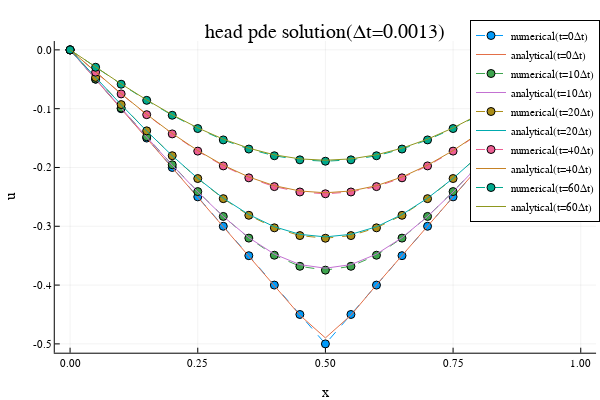

The cell this chart's notebook holds for it:
### Code cell
Δt = 0.0013
heat_pde_plots(x,t₁₃,U₁₃;Δt=Δt)
title!("head pde solution(Δt=$Δt)")

### Figure 1 — Plotly figure (JSON) as saved in the notebook; plotly's stock layout.template omitted (floating-point values rounded to 4 significant figures)
{"data": [{"colorbar": {"len": 0.8657, "title": {"text": ""}, "x": 0.9934, "y": 0.5087}, "legendgroup": "numerical(t=0Δt)", "line": {"color": "rgba(0, 154, 250, 1.000)", "dash": "dash", "shape": "linear", "width": 1}, "marker": {"color": "rgba(0, 154, 250, 1.000)", "line": {"color": "rgba(0, 0, 0, 1)", "width": 1}, "size": 8, "symbol": "circle"}, "mode": "lines+markers", "name": "numerical(t=0Δt)", "showlegend": true, "type": "scatter", "x": [0, 0.05, 0.1, 0.15, 0.2, 0.25, 0.3, 0.35, 0.4, 0.45, 0.5, 0.55, 0.6, 0.65, 0.7, 0.75, 0.8, 0.85, 0.9, 0.95, 1], "xaxis": "x", "y": [0, -0.05, -0.1, -0.15, -0.2, -0.25, -0.3, -0.35, -0.4, -0.45, -0.5, -0.45, -0.4, -0.35, -0.3, -0.25, -0.2, -0.15, -0.1, -0.05, 0], "yaxis": "y"}, {"colorbar": {"len": 0.8657, "title": {"text": ""}, "x": 0.9934, "y": 0.5087}, "legendgroup": "analytical(t=0Δt)", "line": {"color": "rgba(227, 111, 71, 1.000)", "dash": "solid", "shape": "linear", "width": 1}, "mode": "lines", "name": "analytical(t=0Δt)", "showlegend": true, "type": "scatter", "x": [0, 0.05, 0.1, 0.15, 0.2, 0.25, 0.3, 0.35, 0.4, 0.45, 0.5, 0.55, 0.6, 0.65, 0.7, 0.75, 0.8, 0.85, 0.9, 0.95, 1], "xaxis": "x", "y": [0, -0.05001, -0.09998, -0.15, -0.2, -0.2501, -0.2999, -0.3502, -0.3996, -0.4512, -0.4899, -0.4512, -0.3996, -0.3502, -0.2999, -0.2501, -0.2, -0.15, -0.09998, -0.05001, -1.954e-18], "yaxis": "y"}, {"colorbar": {"len": 0.8657, "title": {"text": ""}, "x": 0.9934, "y": 0.5087}, "legendgroup": "numerical(t=10Δt)", "line": {"color": "rgba(62, 164, 78, 1.000)", "dash": "dash", "shape": "linear", "width": 1}, "marker": {"color": "rgba(62, 164, 78, 1.000)", "line": {"color": "rgba(0, 0, 0, 1)", "width": 1}, "size": 8, "symbol": "circle"}, "mode": "lines+markers", "name": "numerical(t=10Δt)", "showlegend": true, "type": "scatter", "x": [0, 0.05, 0.1, 0.15, 0.2, 0.25, 0.3, 0.35, 0.4, 0.45, 0.5, 0.55, 0.6, 0.65, 0.7, 0.75, 0.8, 0.85, 0.9, 0.95, 1], "xaxis": "x", "y": [0, -0.04959, -0.09894, -0.1477, -0.1954, -0.241, -0.2832, -0.3201, -0.3492, -0.3681, -0.3746, -0.3681, -0.3492, -0.3201, -0.2832, -0.241, -0.1954, -0.1477, -0.09894, -0.04959, 0], "yaxis": "y"}, {"colorbar": {"len": 0.8657, "title": {"text": ""}, "x": 0.9934, "y": 0.5087}, "legendgroup": "analytical(t=10Δt)", "line": {"color": "rgba(195, 113, 210, 1.000)", "dash": "solid", "shape": "linear", "width": 1}, "mode": "lines", "name": "analytical(t=10Δt)", "showlegend": true, "type": "scatter", "x": [0, 0.05, 0.1, 0.15, 0.2, 0.25, 0.3, 0.35, 0.4, 0.45, 0.5, 0.55, 0.6, 0.65, 0.7, 0.75, 0.8, 0.85, 0.9, 0.95, 1], "xaxis": "x", "y": [0, -0.04977, -0.09932, -0.1483, -0.1961, -0.2416, -0.2834, -0.3194, -0.3474, -0.3652, -0.3713, -0.3652, -0.3474, -0.3194, -0.2834, -0.2416, -0.1961, -0.1483, -0.09932, -0.04977, -3.883e-17], "yaxis": "y"}, {"colorbar": {"len": 0.8657, "title": {"text": ""}, "x": 0.9934, "y": 0.5087}, "legendgroup": "numerical(t=20Δt)", "line": {"color": "rgba(172, 142, 24, 1.000)", "dash": "dash", "shape": "linear", "width": 1}, "marker": {"color": "rgba(172, 142, 24, 1.000)", "line": {"color": "rgba(0, 0, 0, 1)", "width": 1}, "size": 8, "symbol": "circle"}, "mode": "lines+markers", "name": "numerical(t=20Δt)", "showlegend": true, "type": "scatter", "x": [0, 0.05, 0.1, 0.15, 0.2, 0.25, 0.3, 0.35, 0.4, 0.45, 0.5, 0.55, 0.6, 0.65, 0.7, 0.75, 0.8, 0.85, 0.9, 0.95, 1], "xaxis": "x", "y": [0, -0.04688, -0.09305, -0.1377, -0.18, -0.2188, -0.253, -0.2813, -0.3026, -0.3158, -0.3203, -0.3158, -0.3026, -0.2813, -0.253, -0.2188, -0.18, -0.1377, -0.09305, -0.04688, 0], "yaxis": "y"}, {"colorbar": {"len": 0.8657, "title": {"text": ""}, "x": 0.9934, "y": 0.5087}, "legendgroup": "analytical(t=20Δt)", "line": {"color": "rgba(0, 170, 174, 1.000)", "dash": "solid", "shape": "linear", "width": 1}, "mode": "lines", "name": "analytical(t=20Δt)", "showlegend": true, "type": "scatter", "x": [0, 0.05, 0.1, 0.15, 0.2, 0.25, 0.3, 0.35, 0.4, 0.45, 0.5, 0.55, 0.6, 0.65, 0.7, 0.75, 0.8, 0.85, 0.9, 0.95, 1], "xaxis": "x", "y": [0, -0.04704, -0.0933, -0.138, -0.1801, -0.2185, -0.2523, -0.2801, -0.3008, -0.3137, -0.3181, -0.3137, -0.3008, -0.2801, -0.2523, -0.2185, -0.1801, -0.138, -0.0933, -0.04704, -3.677e-17], "yaxis": "y"}, {"colorbar": {"len": 0.8657, "title": {"text": ""}, "x": 0.9934, "y": 0.5087}, "legendgroup": "numerical(t=40Δt)", "line": {"color": "rgba(237, 94, 147, 1.000)", "dash": "dash", "shape": "linear", "width": 1}, "marker": {"color": "rgba(237, 94, 147, 1.000)", "line": {"color": "rgba(0, 0, 0, 1)", "width": 1}, "size": 8, "symbol": "circle"}, "mode": "lines+markers", "name": "numerical(t=40Δt)", "showlegend": true, "type": "scatter", "x": [0, 0.05, 0.1, 0.15, 0.2, 0.25, 0.3, 0.35, 0.4, 0.45, 0.5, 0.55, 0.6, 0.65, 0.7, 0.75, 0.8, 0.85, 0.9, 0.95, 1], "xaxis": "x", "y": [0, -0.03791, -0.07494, -0.1102, -0.1429, -0.1722, -0.1973, -0.2176, -0.2326, -0.2417, -0.2448, -0.2417, -0.2326, -0.2176, -0.1973, -0.1722, -0.1429, -0.1102, -0.07494, -0.03791, 0], "yaxis": "y"}, {"colorbar": {"len": 0.8657, "title": {"text": ""}, "x": 0.9934, "y": 0.5087}, "legendgroup": "analytical(t=40Δt)", "line": {"color": "rgba(198, 130, 37, 1.000)", "dash": "solid", "shape": "linear", "width": 1}, "mode": "lines", "name": "analytical(t=40Δt)", "showlegend": true, "type": "scatter", "x": [0, 0.05, 0.1, 0.15, 0.2, 0.25, 0.3, 0.35, 0.4, 0.45, 0.5, 0.55, 0.6, 0.65, 0.7, 0.75, 0.8, 0.85, 0.9, 0.95, 1], "xaxis": "x", "y": [0, -0.03775, -0.0746, -0.1097, -0.1422, -0.1712, -0.1961, -0.2162, -0.231, -0.24, -0.243, -0.24, -0.231, -0.2162, -0.1961, -0.1712, -0.1422, -0.1097, -0.0746, -0.03775, -2.955e-17], "yaxis": "y"}, {"colorbar": {"len": 0.8657, "title": {"text": ""}, "x": 0.9934, "y": 0.5087}, "legendgroup": "numerical(t=60Δt)", "line": {"color": "rgba(0, 169, 141, 1.000)", "dash": "dash", "shape": "linear", "width": 1}, "marker": {"color": "rgba(0, 169, 141, 1.000)", "line": {"color": "rgba(0, 0, 0, 1)", "width": 1}, "size": 8, "symbol": "circle"}, "mode": "lines+markers", "name": "numerical(t=60Δt)", "showlegend": true, "type": "scatter", "x": [0, 0.05, 0.1, 0.15, 0.2, 0.25, 0.3, 0.35, 0.4, 0.45, 0.5, 0.55, 0.6, 0.65, 0.7, 0.75, 0.8, 0.85, 0.9, 0.95, 1], "xaxis": "x", "y": [0, -0.02958, -0.05843, -0.08586, -0.1112, -0.1338, -0.1531, -0.1687, -0.1801, -0.187, -0.1894, -0.187, -0.1801, -0.1687, -0.1531, -0.1338, -0.1112, -0.08586, -0.05843, -0.02958, 0], "yaxis": "y"}, {"colorbar": {"len": 0.8657, "title": {"text": ""}, "x": 0.9934, "y": 0.5087}, "legendgroup": "analytical(t=60Δt)", "line": {"color": "rgba(142, 151, 30, 1.000)", "dash": "solid", "shape": "linear", "width": 1}, "mode": "lines", "name": "analytical(t=60Δt)", "showlegend": true, "type": "scatter", "x": [0, 0.05, 0.1, 0.15, 0.2, 0.25, 0.3, 0.35, 0.4, 0.45, 0.5, 0.55, 0.6, 0.65, 0.7, 0.75, 0.8, 0.85, 0.9, 0.95, 1], "xaxis": "x", "y": [0, -0.02934, -0.05796, -0.08516, -0.1103, -0.1327, -0.1518, -0.1672, -0.1785, -0.1854, -0.1877, -0.1854, -0.1785, -0.1672, -0.1518, -0.1327, -0.1103, -0.08516, -0.05796, -0.02934, -2.297e-17], "yaxis": "y"}], "layout": {"annotations": [{"font": {"color": "rgba(0, 0, 0, 1)", "family": "sans-serif", "size": 20}, "rotation": 0, "showarrow": false, "text": "head pde solution(Δt=0.0013)", "x": 0.5424, "xanchor": "center", "xref": "paper", "y": 1, "yanchor": "top", "yref": "paper"}], "height": 400, "legend": {"bgcolor": "rgba(255, 255, 255, 1.000)", "bordercolor": "rgba(0, 0, 0, 1)", "borderwidth": 1, "font": {"color": "rgba(0, 0, 0, 1)", "family": "sans-serif", "size": 11}, "title": {"font": {"color": "rgba(0, 0, 0, 1)", "family": "sans-serif", "size": 15}, "text": ""}, "tracegroupgap": 0, "traceorder": "normal", "x": 1, "xanchor": "auto", "y": 1, "yanchor": "auto"}, "margin": {"b": 20, "l": 0, "r": 0, "t": 20}, "paper_bgcolor": "rgba(255, 255, 255, 1.000)", "plot_bgcolor": "rgba(255, 255, 255, 1.000)", "showlegend": true, "width": 600, "xaxis": {"anchor": "y", "domain": [0.09128, 0.9934], "gridcolor": "rgba(0, 0, 0, 0.1)", "gridwidth": 0.5, "linecolor": "rgba(0, 0, 0, 1)", "mirror": false, "range": [-0.03, 1.03], "showgrid": true, "showline": true, "showticklabels": true, "tickangle": 0, "tickcolor": "rgb(0, 0, 0)", "tickfont": {"color": "rgba(0, 0, 0, 1)", "family": "sans-serif", "size": 11}, "tickmode": "array", "ticks": "inside", "ticktext": ["0.00", "0.25", "0.50", "0.75", "1.00"], "tickvals": [0, 0.25, 0.5, 0.75, 1], "title": {"font": {"color": "rgba(0, 0, 0, 1)", "family": "sans-serif", "size": 15}, "text": "x"}, "type": "linear", "visible": true, "zeroline": false, "zerolinecolor": "rgba(0, 0, 0, 1)"}, "yaxis": {"anchor": "x", "domain": [0.07581, 0.9415], "gridcolor": "rgba(0, 0, 0, 0.1)", "gridwidth": 0.5, "linecolor": "rgba(0, 0, 0, 1)", "mirror": false, "range": [-0.515, 0.015], "showgrid": true, "showline": true, "showticklabels": true, "tickangle": 0, "tickcolor": "rgb(0, 0, 0)", "tickfont": {"color": "rgba(0, 0, 0, 1)", "family": "sans-serif", "size": 11}, "tickmode": "array", "ticks": "inside", "ticktext": ["-0.5", "-0.4", "-0.3", "-0.2", "-0.1", "0.0"], "tickvals": [-0.5, -0.4, -0.3, -0.2, -0.1, 0], "title": {"font": {"color": "rgba(0, 0, 0, 1)", "family": "sans-serif", "size": 15}, "text": "u"}, "type": "linear", "visible": true, "zeroline": false, "zerolinecolor": "rgba(0, 0, 0, 1)"}}}
